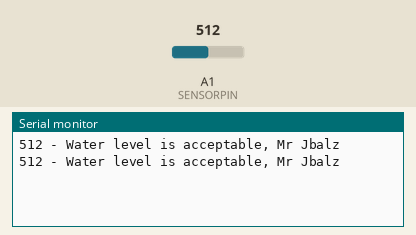
The sketch below on a simulated Arduino Uno, built with avr-gcc and run on an emulated ATmega328P. Shown: the last lines printed to the serial monitor. The test bench sets the inputs (shaded band); at power-on: A1 (SENSORPIN) = 512.

Above: at 5.8 s.
5.9 s: A1 (SENSORPIN) set to 490
At 10.5 s:
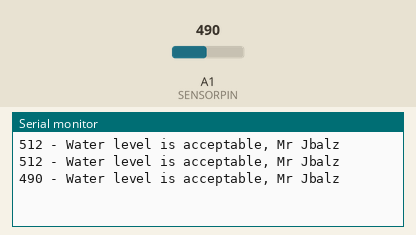
11.9 s: A1 (SENSORPIN) set to 462
At 15.6 s:
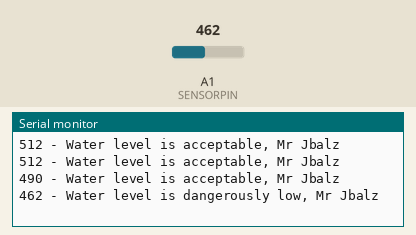

Measured:
- the behaviour switches between 475 and 474 on A1 (SENSORPIN) (found by bisection; images 1 and 2)
- after the input at 5.9 s, the serial monitor: prints a new line after 4.1 s (image 1)
- after the input at 11.9 s, the serial monitor: prints a new line after 3.1 s (image 2)

The sketch:

Arduino_WaterLevel.ino
```cpp
// Arduino code is available to download - link below the video.

/* Connection pins:
Arduino     Phantom YoYo Water Level
  A1             Analog S
  5V               VCC
  GND              GND
*/

#define SENSORPIN A1

void setup()
{
  Serial.begin(9600);
  pinMode(SENSORPIN, INPUT); //set up analog pin 1 to be input

}

void loop()
{
  int s = analogRead(SENSORPIN); //take a sample
  Serial.print(s);
  Serial.print(" - ");
//  Serial.println();

  if(s < 100) {
    Serial.println("You don't care about us any more?");
  }
  if(s >650) {
    Serial.println("Fuck, we're probably drowned");
  }
  if(s < 475 && s > 100) {
    Serial.println("Water level is dangerously low, Mr Jbalz");
  }
  if(s < 650 && s >= 475) {
    Serial.println("Water level is acceptable, Mr Jbalz");
  }

/*  if(s >= 1000) {
   Serial.println("Sensor is not in the Soil or DISCONNECTED");
   digitalWrite(2, LOW);
   digitalWrite(3, LOW);
   digitalWrite(4, LOW);
  }
  if(s < 1000 && s >= 600) {
   Serial.println("Soil is DRY");
   digitalWrite(2, LOW);
   digitalWrite(3, LOW);
   digitalWrite(4, HIGH);
  }
  if(s < 600 && s >= 370) {
   Serial.println("Soil is HUMID");
   digitalWrite(2, LOW);
   digitalWrite(3, HIGH);
   digitalWrite(4, LOW);
  }
  if(s < 370) {
   Serial.println("Sensor in WATER");
   digitalWrite(2, HIGH);
   digitalWrite(3, LOW);
   digitalWrite(4, LOW);
  }
 */
  delay(5000);
}
```
